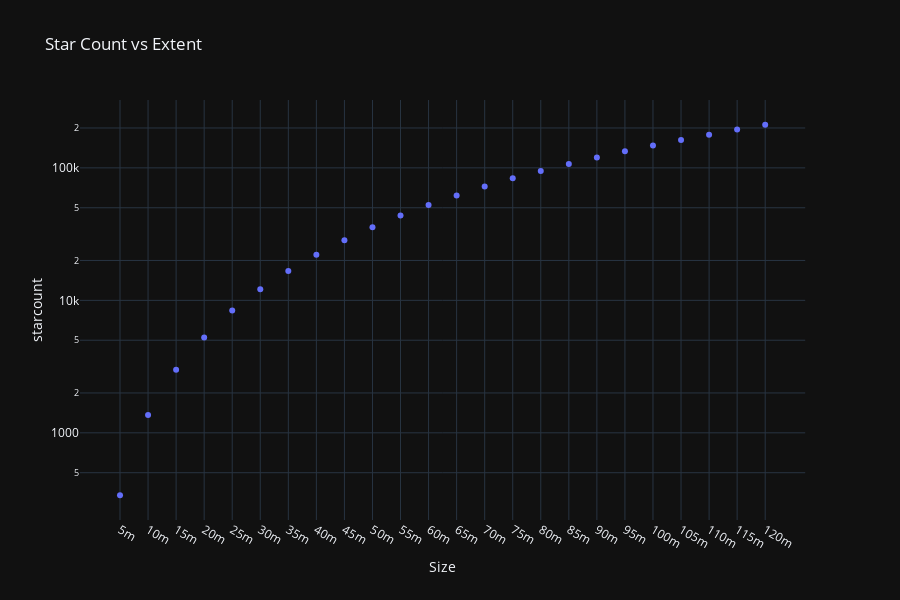
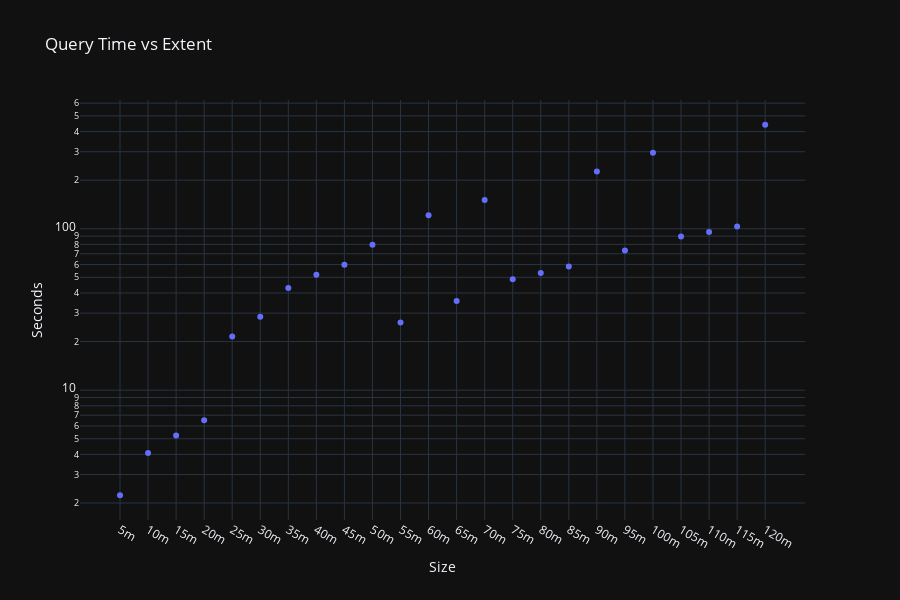

The code cell stored with these charts, in order, in its notebook:
### Code cell
df = DataFrame()
df['starcount'] = star_count_list
df['Size'] = size_list
df['Seconds'] = time_list

title_str = "Star Count vs Extent"
fig = px.scatter(df, x="Size", y="starcount", template='plotly_dark', title=title_str,
                log_y=True)
fig.show()


title_str = "Query Time vs Extent"
fig2 = px.scatter(df, x="Size", y="Seconds", template='plotly_dark', title=title_str,
                 log_y=True)
fig2.show()

### Figure 1 — Plotly figure (JSON) as saved in the notebook; plotly's stock layout.template omitted (floating-point values rounded to 4 significant figures)
{"data": [{"hoverlabel": {"namelength": 0}, "hovertemplate": "Size=%{x}<br>starcount=%{y}", "legendgroup": "", "marker": {"color": "#636efa", "symbol": "circle"}, "mode": "markers", "name": "", "showlegend": false, "type": "scatter", "x": ["5m", "10m", "15m", "20m", "25m", "30m", "35m", "40m", "45m", "50m", "55m", "60m", "65m", "70m", "75m", "80m", "85m", "90m", "95m", "100m", "105m", "110m", "115m", "120m"], "xaxis": "x", "y": [338, 1361, 2998, 5252, 8373, 12129, 16662, 22136, 28435, 35587, 43626, 52394, 61936, 72384, 83324, 94900, 106977, 119815, 133282, 147513, 162625, 178017, 194498, 211598], "yaxis": "y"}], "layout": {"height": 600, "legend": {"tracegroupgap": 0}, "title": {"text": "Star Count vs Extent"}, "xaxis": {"anchor": "y", "domain": [0, 0.98], "title": {"text": "Size"}}, "yaxis": {"anchor": "x", "domain": [0, 1], "title": {"text": "starcount"}, "type": "log"}}}

### Figure 2 — Plotly figure (JSON) as saved in the notebook; plotly's stock layout.template omitted (floating-point values rounded to 4 significant figures)
{"data": [{"hoverlabel": {"namelength": 0}, "hovertemplate": "Size=%{x}<br>Seconds=%{y}", "legendgroup": "", "marker": {"color": "#636efa", "symbol": "circle"}, "mode": "markers", "name": "", "showlegend": false, "type": "scatter", "x": ["5m", "10m", "15m", "20m", "25m", "30m", "35m", "40m", "45m", "50m", "55m", "60m", "65m", "70m", "75m", "80m", "85m", "90m", "95m", "100m", "105m", "110m", "115m", "120m"], "xaxis": "x", "y": [2.233, 4.074, 5.238, 6.519, 21.46, 28.48, 42.93, 51.8, 59.91, 79.69, 26.23, 121.3, 35.62, 150.6, 48.68, 53.19, 58.33, 226.0, 73.27, 296.2, 89.65, 95.3, 103.2, 440.9], "yaxis": "y"}], "layout": {"height": 600, "legend": {"tracegroupgap": 0}, "title": {"text": "Query Time vs Extent"}, "xaxis": {"anchor": "y", "domain": [0, 0.98], "title": {"text": "Size"}}, "yaxis": {"anchor": "x", "domain": [0, 1], "title": {"text": "Seconds"}, "type": "log"}}}
